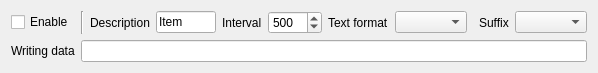
<?xml version="1.0" encoding="UTF-8"?>
<ui version="4.0">
 <class>SAKDebuggerPluginTimedSendingItem</class>
 <widget class="QWidget" name="SAKDebuggerPluginTimedSendingItem">
  <property name="geometry">
   <rect>
    <x>0</x>
    <y>0</y>
    <width>598</width>
    <height>64</height>
   </rect>
  </property>
  <property name="windowTitle">
   <string notr="true">Timed sending</string>
  </property>
  <layout class="QGridLayout" name="gridLayout">
   <item row="0" column="9">
    <widget class="QLabel" name="label_5">
     <property name="text">
      <string>Suffix</string>
     </property>
    </widget>
   </item>
   <item row="0" column="4">
    <widget class="QLabel" name="label_3">
     <property name="text">
      <string>Interval</string>
     </property>
    </widget>
   </item>
   <item row="0" column="2">
    <widget class="QLabel" name="label_2">
     <property name="text">
      <string>Description</string>
     </property>
    </widget>
   </item>
   <item row="0" column="0">
    <widget class="QCheckBox" name="enableCheckBox">
     <property name="text">
      <string>Enable</string>
     </property>
    </widget>
   </item>
   <item row="1" column="0">
    <widget class="QLabel" name="label_4">
     <property name="text">
      <string>Writing data</string>
     </property>
    </widget>
   </item>
   <item row="0" column="3">
    <widget class="QLineEdit" name="descriptionLineEdit">
     <property name="text">
      <string notr="true">Item</string>
     </property>
    </widget>
   </item>
   <item row="0" column="10">
    <widget class="QComboBox" name="suffixComboBox"/>
   </item>
   <item row="0" column="7">
    <widget class="QComboBox" name="textFormatComboBox"/>
   </item>
   <item row="0" column="6">
    <widget class="QLabel" name="label">
     <property name="text">
      <string>Text format</string>
     </property>
    </widget>
   </item>
   <item row="0" column="1">
    <widget class="Line" name="line">
     <property name="orientation">
      <enum>Qt::Vertical</enum>
     </property>
    </widget>
   </item>
   <item row="0" column="5">
    <widget class="QSpinBox" name="intervalSpinBox">
     <property name="minimum">
      <number>50</number>
     </property>
     <property name="maximum">
      <number>5000</number>
     </property>
     <property name="value">
      <number>500</number>
     </property>
    </widget>
   </item>
   <item row="1" column="1" colspan="10">
    <widget class="QLineEdit" name="dataLineEdit"/>
   </item>
  </layout>
 </widget>
 <resources/>
 <connections/>
</ui>
